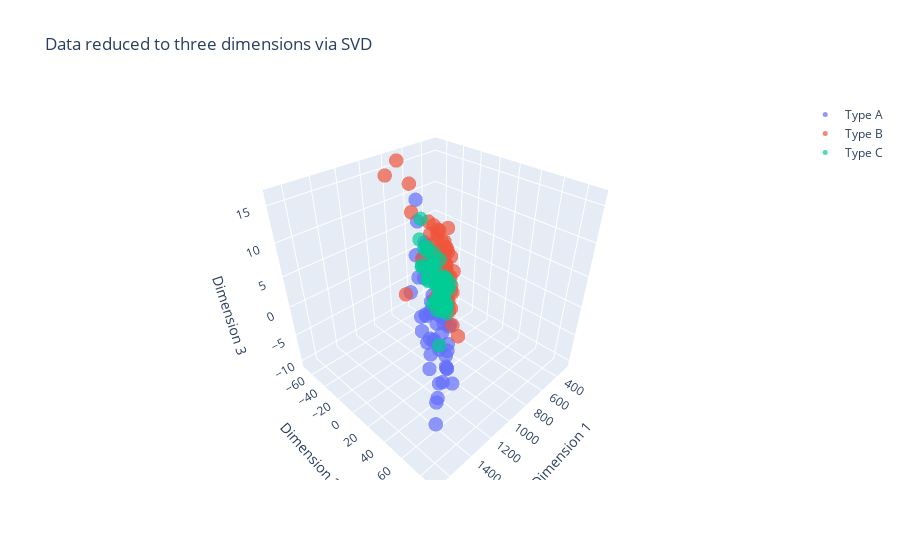

The notebook cell this image was saved under:
### Markdown cell above
### 3D Interactive Plot

### Code cell
# interactive graphic

import plotly.graph_objects as go

class_names = {0: 'Type A', 1: 'Type B', 2: 'Type C'}

fig = go.Figure()


for class_idx, class_name in class_names.items():
    mask = (colors == class_idx)
    fig.add_trace(go.Scatter3d(x=x[mask], y=y[mask], z=z[mask], mode='markers', 
                               marker=dict(color=class_idx, size=5, opacity=0.7),
                               name=class_name))

fig.update_layout(title='Data reduced to three dimensions via SVD',
                  scene=dict(xaxis_title='Dimension 1', yaxis_title='Dimension 2', zaxis_title='Dimension 3'))

fig.write_html("interactive_plot.html") # Graphic available in the images folder
